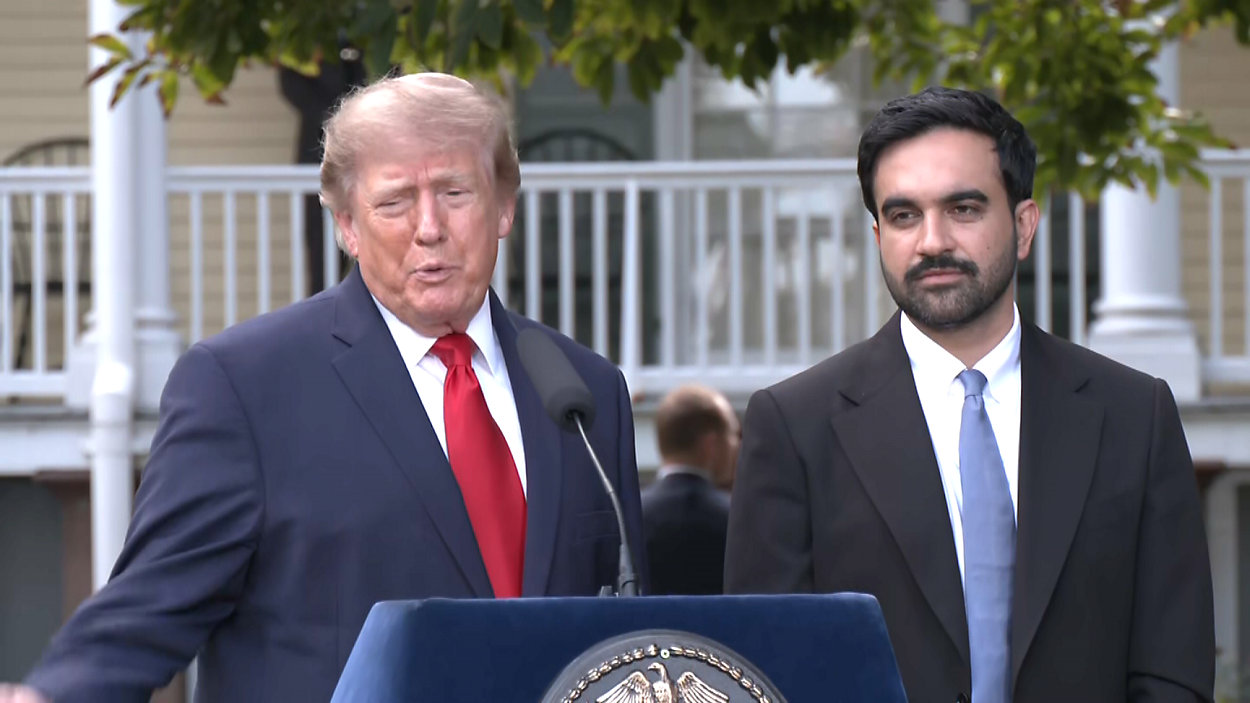
#> input picture Homework 3/mamdani.jpg, 1250 x 703 px
$ jupyter execute --allow-errors AppliedMachineLearning_Homework3_RachelLiu.ipynb   (shell and % lines are left out)
#> lines starting #> are read from the running program, lines starting #| are printed output that depends on the picture
# Homework 3
Due Wednesday Oct 23, 11:59pm (EST)

Rachel Liu

Teammates: ??

### 1: Eigenface for face recognition. (45 pts)

[cell 1]
import numpy as np
import pandas as pd
import imageio.v3 as iio
from matplotlib import pylab as plt
import matplotlib.cm as cm

import sklearn
from sklearn.linear_model import LogisticRegression
from sklearn.multiclass import OneVsRestClassifier
from sklearn.ensemble import RandomForestRegressor
from sklearn.tree import DecisionTreeRegressor
from sklearn.neighbors import KNeighborsRegressor

# Fix the random seed so every run of the notebook gives the same results
SEED = 9999
print("scikit-learn version:", sklearn.__version__)

#### (a) Download the data

#> (a cell that did not finish here is left out)

#### (b) Load the training set into a matrix X
There are 540 training images in total, each has
50 × 50 pixels that need to be concatenated into a 2500-dimensional vector. So the size of X
should be 540 × 2500, where each row is a flattened face image. Pick a face image from X and
display that image in grayscale. Do the same thing for the test set. The size of matrix Xtest for
the test set should be 100 × 2500.

[cell 3]
import numpy as np
import imageio.v3 as iio
from matplotlib import pylab as plt
import matplotlib.cm as cm

# Loading data from training set
train_labels, train_data = [], []
#> (the rest of this cell did not finish here and is left out)

#### (c) Average Face
Compute the average face μ from the whole training set by summing up
every row in X then dividing by the number of faces. Display the average face as a grayscale
image.

#> (a cell that did not finish here is left out)

#### (d) Mean Subtraction
Mean Subtraction. Subtract average face $\mathbf{\mu}$ from every row in $\mathbf{X}$. That is, $\mathbf{x_i} := \mathbf{x_i} - \mathbf{\mu}$, where $\mathbf{x_i}$ is the $i$-th row of $\mathbf{X}$. Pick a face image after mean subtraction from the new $\mathbf{X}$ and display that image in grayscale. Do the same thing for the test set $\mathbf{X_{test}}$ using the pre-computed average face $\mathbf{\mu}$ in (c).

#> (a cell that did not finish here is left out)

#### (e) Eigenface
Perform eigendecomposition on $\mathbf{X}^T\mathbf{X} = \mathbf{V} \mathbf{\Lambda} \mathbf{V}^T$ to get eigenvectors $\mathbf{V}^T$,
where each row of $\mathbf{V}^T$ has the same dimension as the face image.
We refer to $\mathbf{v_i}$, the $i$-th row of $\mathbf{V}^T$, as $i$-th eigenface.
Display the first $10$ eigenfaces as $10$ images in grayscale.

#> (a cell that did not finish here is left out)

#### (f) Eigenface Feature
The top $r$ eigenfaces $\mathbf{V}^T[:r, :] = \{ v_1, v_2, \dots, v_r \}^T$ span an $r$-dimensional linear subspace of the original image space called \emph{face space}, whose origin is the average face $\mathbf{\mu}$, and whose axes are the eigenfaces $\{ v_1, v_2, \dots, v_r \}$.
Therefore, using the top $r$ eigenfaces $\{ v_1, v_2, \dots, v_r \}$, we can represent a $2500$-dimensional face image $\mathbf{z}$ as an $r$-dimensional feature vector $\mathbf{f}$: $\mathbf{f} = \mathbf{V}^T[:r, :]~ \mathbf{z} = [v_1, v_2, \dots, v_r]^T \mathbf{z}$.
Write a function to generate $r$-dimensional feature matrix $\mathbf{F}$ and $\mathbf{F_{test}}$ for training images $\mathbf{X}$ and test images $\mathbf{X_{test}}$, respectively (to get $\mathbf{F}$, multiply $\mathbf{X}$ to the transpose of first $r$ rows of $\mathbf{V}^T$, $\mathbf{F}$ should have same number of rows as $\mathbf{X}$ and $r$ columns; similarly for $\mathbf{X_{test}}$).

[cell 7]
# [12 lines left out: function eigenface_features, not called in this run]

# Example with r = 10
#> (the rest of this cell did not finish here and is left out)

#### (g) Face Recognition
Face Recognition. For this problem, you are welcome to use libraries such as scikit
learn to perform logistic regression. Extract training and test features for r = 10. Train a
Logistic Regression model using F and test on Ftest. Report the classification accuracy on the
test set. Plot the classification accuracy on the test set as a function of r when r = 1, 2, . . . , 200.
Use “one-vs-rest” logistic regression, where a classifier is trained for each possible output
label. Each classifier is trained on faces with that label as positive data and all faces with
other labels as negative data. sklearn calls this the “ovr” mode.

[cell 8]
def ovr_accuracy(r):
    '''Train one-vs-rest logistic regression on r-dim eigenface features, return test accuracy.'''
    # From previous cell, project the mean-subtracted faces onto the top-r eigenfaces to get r-dim features.
    F = eigenface_features(X, VT, r)
    F_test = eigenface_features(X_test, VT, r)
    # Use “one-vs-rest” logistic regression, where a classifier is trained for each possible output label.
    # Each classifier is trained on faces with that label as positive data and all faces with other labels as negative data.
    # max_iter is raised because the raw projection values are large and lbfgs needs more steps.
    clf = OneVsRestClassifier(LogisticRegression(max_iter=10000))
    clf.fit(F, train_labels)
    return clf.score(F_test, test_labels)   # fraction of test faces classified correctly

# Accuracy for r = 10
#> (the rest of this cell did not finish here and is left out)

#### (h) Low-Rank Data Loss
These feature matrices $\mathbf{F}$ can be mapped back to their original dimensions; however, information is lost in the process and only approximations $\mathbf{X'}$ will be recovered.  This is done by multiplying the feature matrices $\mathbf{F}$ once again by the first $r$ rows of $\mathbf{V}^T$.  Plot the Frobenius distance $d(\mathbf{X}, \mathbf{X'}) = \sqrt{\mathrm{tr}\left( (\mathbf{X}-\mathbf{X'})^T (\mathbf{X}-\mathbf{X'}) \right)}$ between the original data $\mathbf{X}$ and their approximations $\mathbf{X'}$, over $r=1,2,...,200$.

[cell 9]
# [6 lines left out: function reconstruction_distance, not called in this run]

# Reminder, r_values are the number of eigenfaces we keep, so r = 1 is image compressed into 1 eig,
# 200 is the image compressed into 200 eigs (so more accurate to original)
r_values = np.arange(1, 201)
#> (the rest of this cell did not finish here and is left out)

### 2: Random Forests for Image Approximation. (25 pts)
In this question, you will use random forest regression to approximate an image by learning a function, $f : \mathbb{R}^2 \to \mathbb{R}$ , that takes \emph{image $(x,y)$ coordinates} as input and outputs \emph{pixel brightness}. This way, the function learns to approximate areas of the image that it has not seen before.

#### (a) Read and display the image
Start with an image of the Mona Lisa. If you don't like the Mona Lisa, pick another interesting image of your choice. Read and display the image.

[cell 10]
# Read the image as an (height, width, 3) uint8 RGB array
mamdani = iio.imread("mamdani.jpg")
#> mamdani is the input picture: shape (703, 1250, 3); mean R, G, B 103.7, 101.7, 108.4
H, W, C = mamdani.shape
print("Image shape (height, width, channels):", mamdani.shape, " dtype:", mamdani.dtype)
#| Image shape (height, width, channels): (703, 1250, 3)  dtype: uint8

plt.figure(figsize=(4, 6))
plt.imshow(mamdani)
plt.title("Original Mamdani")
plt.axis("off")
plt.show()

#### (b) Data preprocessing
To build your ``training set'', sample 5,000 random $(x,y)$ coordinate locations uniformly across the entire image. Later, we will use all pixels in the image as the ''test set''.
Sample pixel values at each of the given coordinate locations. Each pixel contains red, green, and blue intensity values, so decide how you want to handle this. There are several options available to you:
* Convert the image to grayscale
* Regress all three values at once, so your function maps $(x,y)$ coordinates to $(r,g,b)$ values: $f : \mathbb{R}^2 \to \mathbb{R}^3$
* Learn a different function for each channel, $f_{Red} : \mathbb{R}^2 \to \mathbb{R}$, and likewise for $f_{Green}$, $f_{Blue}$.

Note that you may want to rescale the pixel intensities to lie between 0.0 and 1.0. (The default for pixel values may be between 0 and 255, but your image library may have different defaults.)

What other preprocessing steps are necessary for random regression forest outputs? Describe them, implement them, and justify your decisions.

[cell 11]
rng = np.random.default_rng(SEED)

# 1) RESCALE: Rescale the pixel intensities to lie between 0.0 and 1.0.
# (The default for pixel values may be between 0 and 255, but your image library may have different defaults.)
# This is because imshow expects floats in [0, 1] for RGB, and the regression targets become nicely bounded.
img = mamdani.astype(float) / 255.0

# 2) SAMPLE: Sample 5,000 random $(x,y)$ coordinate locations uniformly across the entire image.
# Later, we will use all pixels in the image as the ''test set''.
N_TRAIN = 5000
flat_idx = rng.choice(H * W, size=N_TRAIN, replace=False)
rows, cols = np.unravel_index(flat_idx, (H, W))

# 3) REGRESS ALL THREE: I choose to regress all 3 at once because we want to rebuilt in color
# Inputs: (x, y) coordinates of each sampled pixel.  We use x = column, y = row.
X_train_img = np.column_stack([cols, rows]).astype(float)       # shape (5000, 2)
# Training targets: the (r, g, b) value at those coordinates -> f: R^2 -> R^3
y_train_img = img[rows, cols, :]                                 # shape (5000, 3)

# 4) TEST GRID: Creates the test grid where every pixel coordinate (H*W points) is listed row by row
#    so that predictions can be reshaped straight back into an (H, W, 3) image.
#    .ravel() flattens array of any shape into single row.
all_rows, all_cols = np.mgrid[0:H, 0:W]
X_all_img = np.column_stack([all_cols.ravel(), all_rows.ravel()]).astype(float)  # (H*W, 2)

#### (c) Build the final image with a random forest
Source: https://github.com/kuleshov/cornell-cs5785-2025-applied-ml's 2025's AML GitHub repo's Lecture 15 (decision trees, bagging, random forests).

[cell 12]
# Defining into functions so we can call for different models.
def render(model):
    '''Fit `model` on the 5,000 sampled pixels, predict EVERY pixel, return an (H, W, 3) image + MSE.'''
    model.fit(X_train_img, y_train_img)
    pred = model.predict(X_all_img).reshape(H, W, 3)    # row-major order matches the grid
    mse = np.mean((pred - img) ** 2)                   # error against the full true image
#> mse = 0.0089
    return pred, mse


def show_grid(images, titles, ncols=None, figsize_per=(3, 4.5)):
    '''Display several images side by side.'''
    n = len(images)
    ncols = ncols or n
    nrows = int(np.ceil(n / ncols))
    fig, axes = plt.subplots(nrows, ncols, figsize=(figsize_per[0] * ncols, figsize_per[1] * nrows))
    for ax in np.ravel(axes):
        ax.axis("off")
    for ax, im, t in zip(np.ravel(axes), images, titles):
        ax.imshow(im)
        ax.set_title(t, fontsize=10)
    plt.tight_layout()
    plt.show()


# A random forest with 100 trees of depth 15 (n_jobs=-1 uses all CPU cores)
rf = RandomForestRegressor(n_estimators=100, max_depth=15, random_state=SEED, n_jobs=-1)
rf_img, rf_mse = render(rf)
#> rf_mse = 0.0089
print(f"Random forest (100 trees, depth 15): MSE vs. full image = {rf_mse:.4f}")
#| Random forest (100 trees, depth 15): MSE vs. full image = 0.0089

show_grid([img, rf_img], ["Original", "Random forest\n100 trees, depth 15"])
#> in show_grid, `n = len(images)`: n = 2
#> in show_grid, `nrows = int(np.ceil(n / ncols))`: nrows = 1
#> the loop in show_grid, `for ax in np.ravel(axes):` made 2 passes
#> the loop in show_grid, `for ax, im, t in zip(np.ravel(axes), images, titles):` made 2 passes
#> t on pass 1: 'Original'

#### (d) Experimentation
##### i. A single decision tree with depth 1, 2, 3, 5, 10, 15

[cell 13]
depths = [1, 2, 3, 5, 10, 15]
depth_imgs, depth_titles = [], []
for d in depths:
    # n_estimators=1 -> a "forest" containing a single tree.
    # bootstrap=False so the single tree sees all 5,000 samples
    model = RandomForestRegressor(n_estimators=1, max_depth=d, bootstrap=False, random_state=SEED)
    pred, mse = render(model)
    n_leaves = model.estimators_[0].get_n_leaves()
    depth_imgs.append(pred)
    depth_titles.append(f"depth {d}\n{n_leaves} leaves, MSE {mse:.4f}")
    print(f"depth {d:>2}: {n_leaves:>5} leaves (max possible {2 ** d:>5}), MSE = {mse:.4f}")
#> this loop made 6 passes
#> mse on passes 1 to 6: 0.0501, 0.0445, 0.0394, 0.0327, 0.0193, 0.0141
#> (printed output is left out)
#> after the loop, depth_imgs = 6 items; depth_titles = 6 items

show_grid(depth_imgs, depth_titles, ncols=6)
#> the loop in show_grid (call 2), `for ax in np.ravel(axes):` made 6 passes
#> the loop in show_grid (call 2), `for ax, im, t in zip(np.ravel(axes), images, titles):` made 6 passes
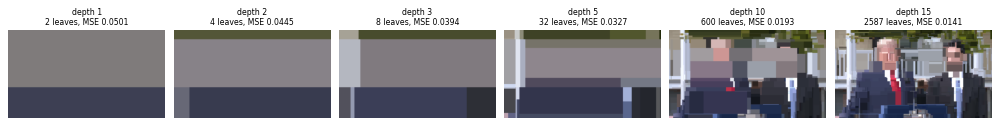
#> figure drawn by matplotlib, 6 panels

##### ii. Random forest of depth 7 with 1, 3, 5, 10, 100 trees

[cell 14]
n_trees_list = [1, 3, 5, 10, 100]
tree_imgs, tree_titles = [], []
for n in n_trees_list:
    # Default bootstrap=True: each tree is trained on a different bootstrap sample of the
    # 5,000 pixels, so the trees disagree a little and averaging them smooths the result.
    model = RandomForestRegressor(n_estimators=n, max_depth=7, random_state=SEED, n_jobs=-1)
    pred, mse = render(model)
    tree_imgs.append(pred)
    tree_titles.append(f"{n} tree(s), depth 7\nMSE {mse:.4f}")
    print(f"{n:>3} trees: MSE = {mse:.4f}")
#> this loop made 5 passes
#> mse on passes 1 to 5: 0.0267, 0.0247, 0.0242, 0.023, 0.0229
#> (printed output is left out)
#> pass 1, `pred, mse = render(model)`:
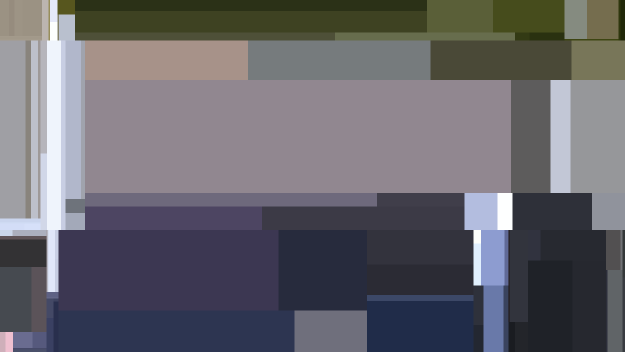
#> pred: shape (703, 1250, 3) float64 (shown at 1/2 size); mean of channels 0, 1, 2 0.406, 0.4, 0.427; drawn as R, G, B
#> after the loop, tree_imgs = 5 items; tree_titles = 5 items

show_grid(tree_imgs, tree_titles, ncols=5)
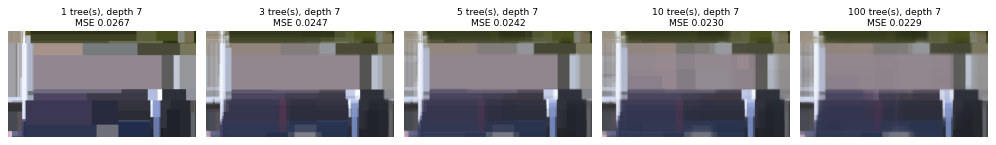
#> figure drawn by matplotlib, 5 panels

##### iii. Baseline: $k$-NN regressor with $k=1$

[cell 15]
# k = 1: every pixel gets the color of its single nearest sampled pixel (Euclidean distance in (x, y)).
knn = KNeighborsRegressor(n_neighbors=1)
knn_img, knn_mse = render(knn)
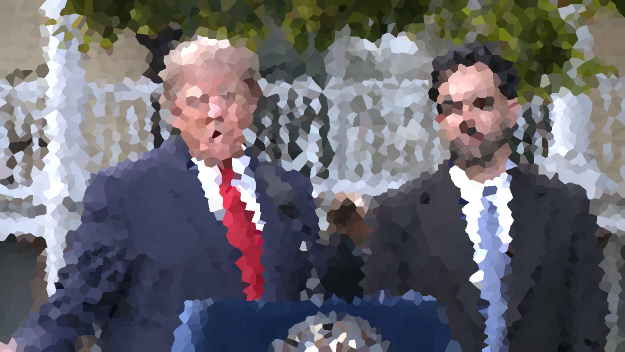
#> knn_img: shape (703, 1250, 3) float64 (shown at 1/2 size); mean of channels 0, 1, 2 0.407, 0.399, 0.425; drawn as R, G, B
#> knn_mse = 0.0129
print(f"1-NN: MSE = {knn_mse:.4f}")
#| 1-NN: MSE = 0.0129

show_grid([img, knn_img, rf_img],
          ["Original", f"1-NN\nMSE {knn_mse:.4f}", f"Random forest (100 trees, depth 15)\nMSE {rf_mse:.4f}"])

##### iv. Pruning strategies
We compare several ways of limiting tree growth (pre-pruning) and scikit-learn's minimal cost-complexity post-pruning (`ccp_alpha`). All use a single unpruned-depth tree (no `max_depth`) so the effect of each strategy is isolated.

[cell 16]
# Each entry: (description, keyword arguments for a single DecisionTreeRegressor)
pruning_configs = [
    ("No pruning", {}),
    ("min_samples_leaf = 7", {"min_samples_leaf": 7}),
    ("max_leaf_nodes = 512", {"max_leaf_nodes": 512}),
]

prune_imgs, prune_titles = [], []
for name, kwargs in pruning_configs:
    tree = DecisionTreeRegressor(random_state=SEED, **kwargs)
    pred, mse = render(tree)
    prune_imgs.append(pred)
    prune_titles.append(f"{name}\n{tree.get_n_leaves()} leaves, depth {tree.get_depth()}\nMSE {mse:.4f}")
    print(f"{name:<26}: {tree.get_n_leaves():>5} leaves, depth {tree.get_depth():>2}, MSE = {mse:.4f}")
#> this loop made 3 passes
#> mse on passes 1 to 3: 0.0141, 0.0141, 0.0146
#> (printed output is left out)
#> pass 3, `pred, mse = render(tree)`:
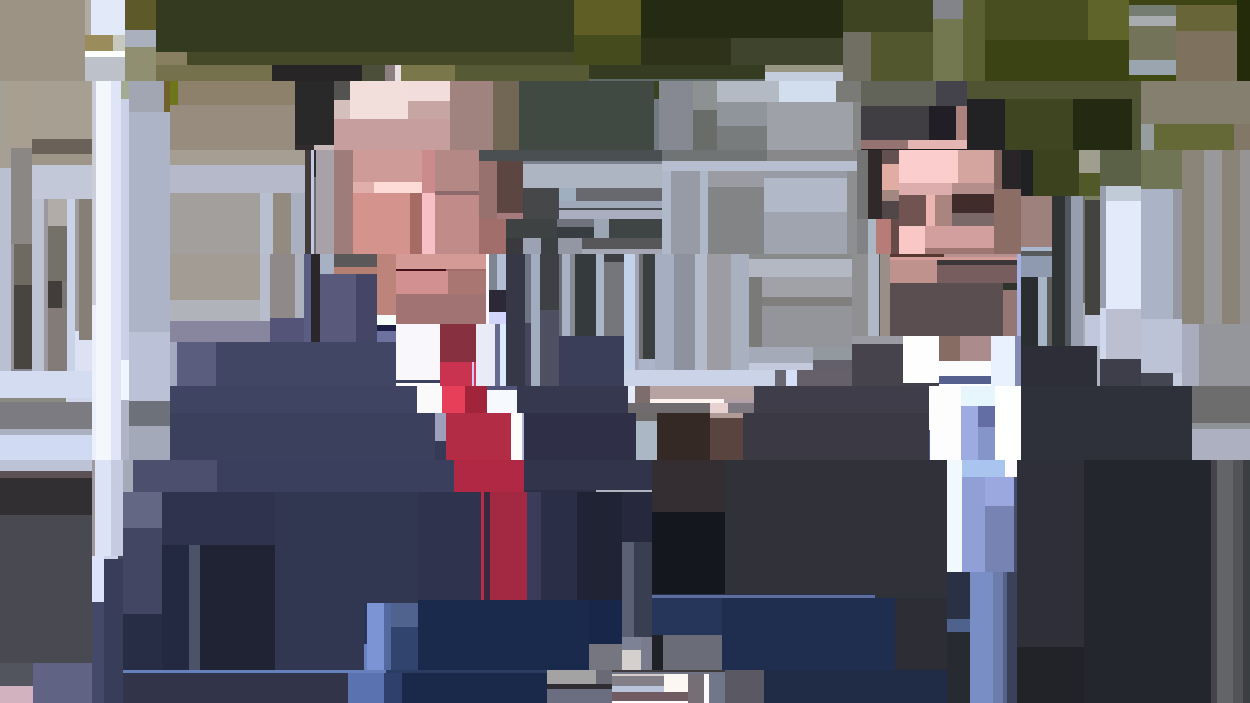
#> pred: shape (703, 1250, 3) float64; mean of channels 0, 1, 2 0.406, 0.399, 0.425; drawn as R, G, B
#> after the loop, prune_imgs = 3 items; prune_titles = 3 items

show_grid(prune_imgs, prune_titles, ncols=3)
